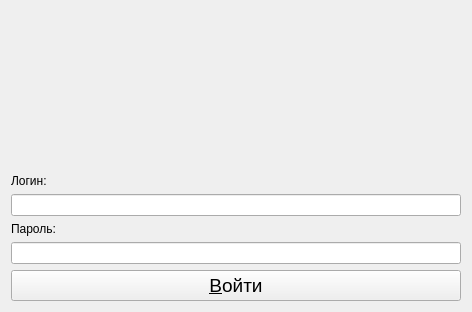
<?xml version="1.0" encoding="UTF-8"?>
<ui version="4.0">
 <class>Widget</class>
 <widget class="QWidget" name="Widget">
  <property name="geometry">
   <rect>
    <x>0</x>
    <y>0</y>
    <width>472</width>
    <height>312</height>
   </rect>
  </property>
  <property name="windowTitle">
   <string>Widget</string>
  </property>
  <layout class="QGridLayout" name="gridLayout">
   <item row="0" column="0">
    <layout class="QVBoxLayout" name="verticalLayout">
     <item>
      <spacer name="verticalSpacer">
       <property name="orientation">
        <enum>Qt::Orientation::Vertical</enum>
       </property>
       <property name="sizeHint" stdset="0">
        <size>
         <width>20</width>
         <height>20</height>
        </size>
       </property>
      </spacer>
     </item>
     <item>
      <widget class="QLabel" name="loginLabel">
       <property name="text">
        <string>Логин:</string>
       </property>
      </widget>
     </item>
     <item>
      <widget class="QLineEdit" name="loginEdit"/>
     </item>
     <item>
      <widget class="QLabel" name="passwordLabel">
       <property name="text">
        <string>Пароль:</string>
       </property>
      </widget>
     </item>
     <item>
      <widget class="QLineEdit" name="passwordEdit"/>
     </item>
     <item>
      <widget class="QPushButton" name="EnterButton">
       <property name="font">
        <font>
         <pointsize>14</pointsize>
        </font>
       </property>
       <property name="text">
        <string>&amp;Войти</string>
       </property>
      </widget>
     </item>
    </layout>
   </item>
  </layout>
 </widget>
 <layoutdefault spacing="6" margin="11"/>
 <resources/>
 <connections/>
</ui>
